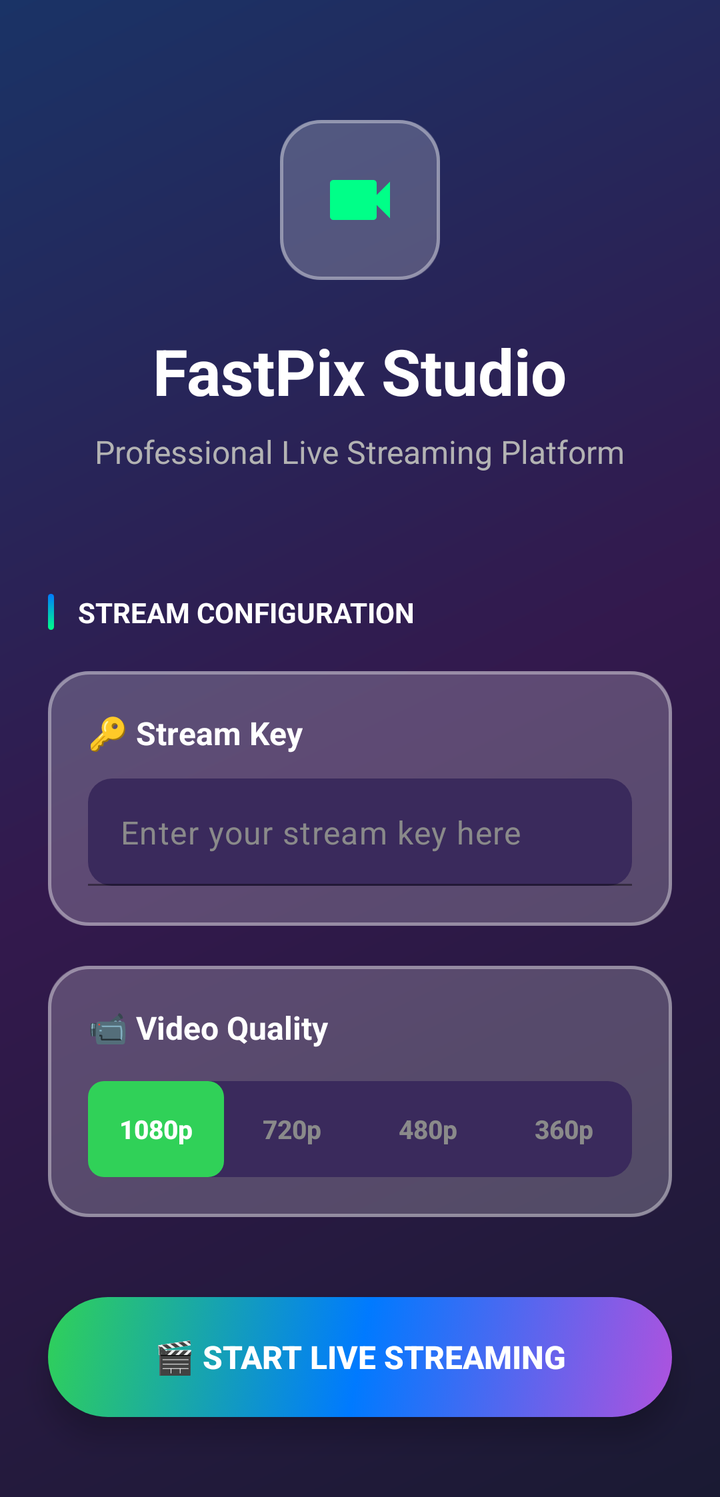
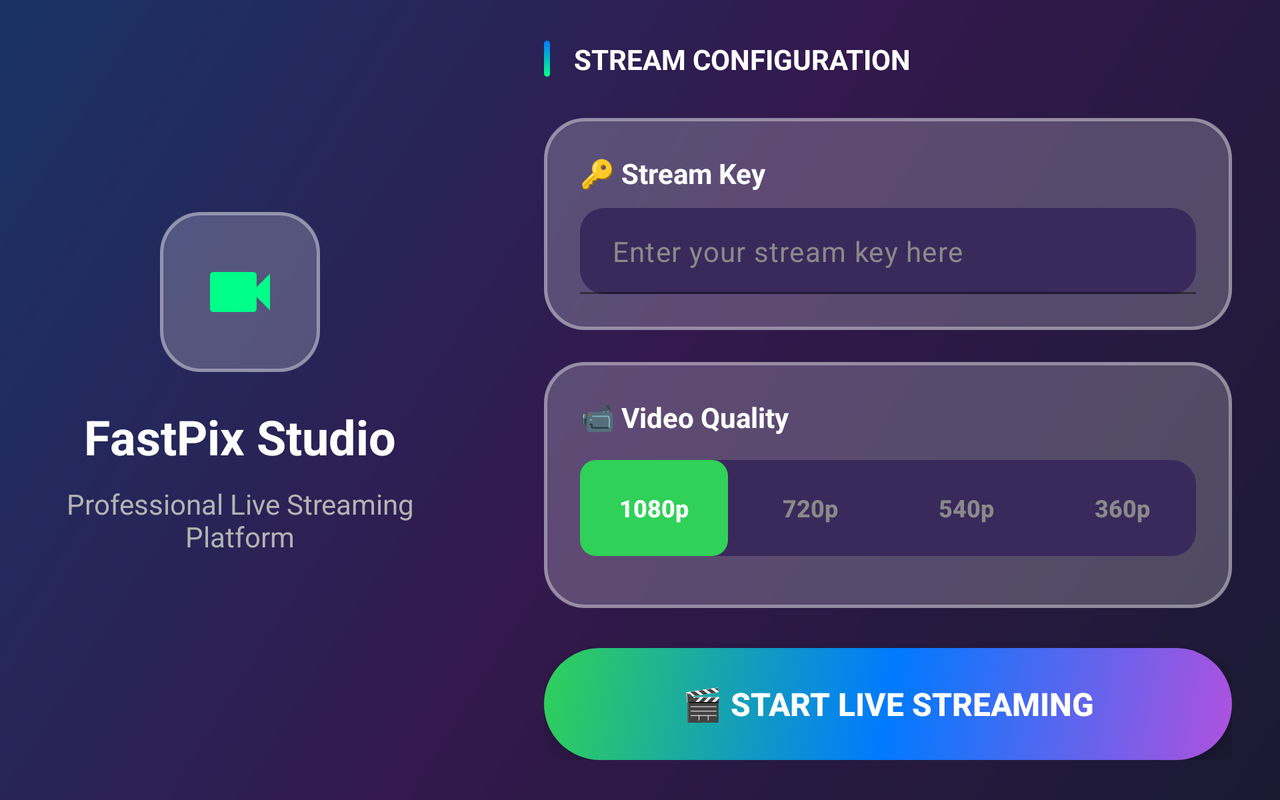

The same Android screen from two of the app's own layout files: first res/layout/ as a phone draws it, then the repository's variant for another configuration, drawn on a device whose configuration selects that folder. Both files follow.
<!-- AndroidManifest.xml: activity theme Theme.FastPixLive -->
<!-- res/layout/activity_configuration.xml -->
<?xml version="1.0" encoding="utf-8"?>
<androidx.core.widget.NestedScrollView xmlns:android="http://schemas.android.com/apk/res/android"
    xmlns:app="http://schemas.android.com/apk/res-auto"
    xmlns:tools="http://schemas.android.com/tools"
    android:layout_width="match_parent"
    android:layout_height="match_parent"
    android:fillViewport="true">

    <androidx.constraintlayout.widget.ConstraintLayout
        android:layout_width="match_parent"
        android:layout_height="wrap_content"
        android:background="@drawable/gradient_background"
        android:fitsSystemWindows="true"
        android:minHeight="500dp">

        
        <LinearLayout
            android:id="@+id/logoContainer"
            android:layout_width="80dp"
            android:layout_height="80dp"
            android:layout_marginTop="60dp"
            android:background="@drawable/ultra_glass_card"
            android:gravity="center"
            app:layout_constraintEnd_toEndOf="parent"
            app:layout_constraintStart_toStartOf="parent"
            app:layout_constraintTop_toTopOf="parent">

            <ImageView
                android:id="@+id/logoIcon"
                android:layout_width="40dp"
                android:layout_height="40dp"
                android:contentDescription="FastPix Logo"
                android:src="@drawable/baseline_videocam_24"
                app:tint="#00FF88" />

        </LinearLayout>

        <TextView
            android:id="@+id/titleText"
            android:layout_width="wrap_content"
            android:layout_height="wrap_content"
            android:layout_marginTop="24dp"
            android:text="FastPix Studio"
            android:textColor="@color/white"
            android:textSize="32sp"
            android:textStyle="bold"
            app:layout_constraintEnd_toEndOf="parent"
            app:layout_constraintStart_toStartOf="parent"
            app:layout_constraintTop_toBottomOf="@+id/logoContainer" />

        <TextView
            android:id="@+id/subtitleText"
            android:layout_width="wrap_content"
            android:layout_height="wrap_content"
            android:layout_marginTop="8dp"
            android:text="Professional Live Streaming Platform"
            android:textColor="@color/text_secondary"
            android:textSize="16sp"
            app:layout_constraintEnd_toEndOf="parent"
            app:layout_constraintStart_toStartOf="parent"
            app:layout_constraintTop_toBottomOf="@+id/titleText" />

        
        <LinearLayout
            android:id="@+id/configHeader"
            android:layout_width="wrap_content"
            android:layout_height="wrap_content"
            android:layout_marginStart="24dp"
            android:layout_marginTop="60dp"
            android:gravity="center_vertical"
            android:orientation="horizontal"
            app:layout_constraintStart_toStartOf="parent"
            app:layout_constraintTop_toBottomOf="@+id/subtitleText">

            <View
                android:layout_width="3dp"
                android:layout_height="18dp"
                android:layout_marginEnd="12dp"
                android:background="@drawable/accent_line" />

            <TextView
                android:layout_width="wrap_content"
                android:layout_height="wrap_content"
                android:text="STREAM CONFIGURATION"
                android:textColor="@color/white"
                android:textSize="14sp"
                android:textStyle="bold" />

        </LinearLayout>

        
        <LinearLayout
            android:id="@+id/streamKeyCard"
            android:layout_width="0dp"
            android:layout_height="wrap_content"
            android:layout_marginHorizontal="24dp"
            android:layout_marginTop="20dp"
            android:background="@drawable/ultra_glass_card"
            android:orientation="vertical"
            android:padding="20dp"
            app:layout_constraintEnd_toEndOf="parent"
            app:layout_constraintStart_toStartOf="parent"
            app:layout_constraintTop_toBottomOf="@+id/configHeader">

            <TextView
                android:layout_width="wrap_content"
                android:layout_height="wrap_content"
                android:layout_marginBottom="12dp"
                android:text="🔑 Stream Key"
                android:textColor="@color/white"
                android:textSize="16sp"
                android:textStyle="bold" />

            <com.google.android.material.textfield.TextInputLayout
                android:id="@+id/streamKeyInputLayout"
                android:layout_width="match_parent"
                android:layout_height="wrap_content"
                app:boxBackgroundColor="#20FFFFFF"
                app:boxBackgroundMode="filled"
                app:boxCornerRadiusBottomEnd="12dp"
                app:boxCornerRadiusBottomStart="12dp"
                app:boxCornerRadiusTopEnd="12dp"
                app:boxCornerRadiusTopStart="12dp"
                app:boxStrokeColor="#50FFFFFF"
                app:hintEnabled="false">

                <com.google.android.material.textfield.TextInputEditText
                    android:id="@+id/streamKeyField"
                    android:layout_width="match_parent"
                    android:layout_height="wrap_content"
                    android:hint="Enter your stream key here"
                    android:inputType="text"
                    android:paddingVertical="16dp"
                    android:textColor="@color/white"
                    android:background="@drawable/quality_selector_background"
                    android:textColorHint="#8A8A8A"
                    android:textSize="16sp" />

            </com.google.android.material.textfield.TextInputLayout>

        </LinearLayout>

        
        <LinearLayout
            android:id="@+id/qualityCard"
            android:layout_width="0dp"
            android:layout_height="wrap_content"
            android:layout_marginHorizontal="24dp"
            android:layout_marginTop="20dp"
            android:background="@drawable/ultra_glass_card"
            android:orientation="vertical"
            android:padding="20dp"
            app:layout_constraintEnd_toEndOf="parent"
            app:layout_constraintStart_toStartOf="parent"
            app:layout_constraintTop_toBottomOf="@+id/streamKeyCard">

            <TextView
                android:layout_width="wrap_content"
                android:layout_height="wrap_content"
                android:layout_marginBottom="16dp"
                android:text="📹 Video Quality"
                android:textColor="@color/white"
                android:textSize="16sp"
                android:textStyle="bold" />

            
            <LinearLayout
                android:id="@+id/qualityButtonsLayout"
                android:layout_width="match_parent"
                android:layout_height="wrap_content"
                android:background="@drawable/quality_selector_background"
                android:orientation="horizontal"
                android:padding="0dp">

                <androidx.appcompat.widget.AppCompatButton
                    android:id="@+id/p1080p"
                    android:layout_width="0dp"
                    android:layout_height="48dp"
                    android:layout_weight="1"
                    android:background="@drawable/quality_button_selected"
                    android:stateListAnimator="@null"
                    android:text="1080p"
                    android:textAllCaps="false"
                    android:textColor="@color/white"
                    android:textSize="13sp"
                    android:textStyle="bold" />

                <androidx.appcompat.widget.AppCompatButton
                    android:id="@+id/p720p"
                    android:layout_width="0dp"
                    android:layout_height="48dp"
                    android:layout_weight="1"
                    android:background="@drawable/quality_button_unselected"
                    android:stateListAnimator="@null"
                    android:text="720p"
                    android:textAllCaps="false"
                    android:textColor="#8A8A8A"
                    android:textSize="13sp"
                    android:textStyle="bold" />

                <androidx.appcompat.widget.AppCompatButton
                    android:id="@+id/p540p"
                    android:layout_width="0dp"
                    android:layout_height="48dp"
                    android:layout_weight="1"
                    android:background="@drawable/quality_button_unselected"
                    android:stateListAnimator="@null"
                    android:text="480p"
                    android:textAllCaps="false"
                    android:textColor="#8A8A8A"
                    android:textSize="13sp"
                    android:textStyle="bold" />

                <androidx.appcompat.widget.AppCompatButton
                    android:id="@+id/p360p"
                    android:layout_width="0dp"
                    android:layout_height="48dp"
                    android:layout_weight="1"
                    android:background="@drawable/quality_button_unselected"
                    android:stateListAnimator="@null"
                    android:text="360p"
                    android:textAllCaps="false"
                    android:textColor="#8A8A8A"
                    android:textSize="13sp"
                    android:textStyle="bold" />

            </LinearLayout>

        </LinearLayout>

        
        <androidx.appcompat.widget.AppCompatButton
            android:id="@+id/startCamera"
            android:layout_width="0dp"
            android:layout_height="60dp"
            android:layout_marginHorizontal="24dp"
            android:layout_marginTop="40dp"
            android:layout_marginBottom="40dp"
            android:background="@drawable/start_streaming_button"
            android:drawablePadding="12dp"
            android:elevation="8dp"
            android:onClick="startCamera"
            android:paddingHorizontal="24dp"
            android:stateListAnimator="@null"
            android:text="🎬 START LIVE STREAMING"
            android:textAllCaps="false"
            android:textColor="@color/white"
            android:textSize="16sp"
            android:textStyle="bold"
            app:layout_constraintBottom_toBottomOf="parent"
            app:layout_constraintEnd_toEndOf="parent"
            app:layout_constraintStart_toStartOf="parent"
            app:layout_constraintTop_toBottomOf="@+id/qualityCard" />

    </androidx.constraintlayout.widget.ConstraintLayout>

</androidx.core.widget.NestedScrollView>
<!-- resources referenced by this layout -->
<resources>
  <color name="text_secondary">#B3B3B3</color>
  <color name="white">#FFFFFF</color>
  <!-- drawable accent_line (drawable) -->
  <?xml version="1.0" encoding="utf-8"?>
  <shape xmlns:android="http://schemas.android.com/apk/res/android">
      <gradient
          android:startColor="#00FF88"
          android:endColor="#007AFF"
          android:angle="90" />
      <corners android:radius="2dp" />
  </shape>
  <!-- drawable baseline_videocam_24 (drawable) -->
  <?xml version="1.0" encoding="utf-8"?>
  <vector xmlns:android="http://schemas.android.com/apk/res/android"
      android:width="24dp"
      android:height="24dp"
      android:viewportWidth="24"
      android:viewportHeight="24"
      android:tint="?attr/colorOnSurface">
      <path
          android:fillColor="@android:color/white"
          android:pathData="M17,10.5V7c0,-0.55 -0.45,-1 -1,-1H4c-0.55,0 -1,0.45 -1,1v10c0,0.55 0.45,1 1,1h12c0.55,0 1,-0.45 1,-1v-3.5l4,4v-11l-4,4z"/>
  </vector>
  <!-- drawable gradient_background (drawable) -->
  <?xml version="1.0" encoding="utf-8"?>
  <shape xmlns:android="http://schemas.android.com/apk/res/android">
      <gradient
          android:startColor="#1A1A33"
          android:centerColor="#33194D"
          android:endColor="#1A3366"
          android:angle="135"
          android:type="linear" />
  </shape>
  <!-- drawable quality_button_selected (drawable) -->
  <?xml version="1.0" encoding="utf-8"?>
  <shape xmlns:android="http://schemas.android.com/apk/res/android"
      android:shape="rectangle">
      <solid android:color="#30D158" />
      <corners android:radius="8dp" />
  </shape>
  <!-- drawable quality_selector_background (drawable) -->
  <?xml version="1.0" encoding="utf-8"?>
  <shape xmlns:android="http://schemas.android.com/apk/res/android"
      android:shape="rectangle">
      <solid android:color="#3A2A5C" />
      <corners android:radius="12dp" />
  </shape>
  <!-- drawable start_streaming_button (drawable) -->
  <?xml version="1.0" encoding="utf-8"?>
  <selector xmlns:android="http://schemas.android.com/apk/res/android">
      
      <item>
          <shape android:shape="rectangle">
              <gradient
                  android:startColor="#30D158"
                  android:centerColor="#007AFF"
                  android:endColor="#AF52DE"
                  android:angle="315" />
              <corners android:radius="30dp" />
          </shape>
      </item>
  </selector>
  <style name="Theme.FastPixLive" parent="Base.Theme.FastPixLive" />
  <style name="Base.Theme.FastPixLive" parent="Theme.Material3.DayNight.NoActionBar">
          <item name="colorPrimary">@color/fastpix_primary</item>
          <item name="colorPrimaryVariant">@color/background_dark</item>
          <item name="colorOnPrimary">@color/white</item>
          <item name="colorSecondary">@color/fastpix_accent</item>
          <item name="colorSecondaryVariant">@color/fastpix_green</item>
          <item name="colorOnSecondary">@color/black</item>
          <item name="android:statusBarColor">@color/background_dark</item>
          <item name="android:navigationBarColor">@color/background_dark</item>
          <item name="android:windowLightStatusBar">false</item>
          <item name="android:windowIsTranslucent">true</item>
      </style>
  <color name="fastpix_primary">#00D2FF</color>
  <color name="background_dark">#11002A</color>
  <color name="fastpix_accent">#FFD700</color>
  <color name="fastpix_green">#00FF88</color>
  <color name="black">#000000</color>
</resources>
<!-- res/layout-land/activity_configuration.xml (the repository's variant of the layout above) -->
<!-- drawn on the phone turned sideways -->
<?xml version="1.0" encoding="utf-8"?>
<androidx.core.widget.NestedScrollView xmlns:android="http://schemas.android.com/apk/res/android"
    xmlns:app="http://schemas.android.com/apk/res-auto"
    xmlns:tools="http://schemas.android.com/tools"
    android:layout_width="match_parent"
    android:layout_height="match_parent"
    android:fillViewport="true">

    <androidx.constraintlayout.widget.ConstraintLayout
        android:layout_width="match_parent"
        android:layout_height="wrap_content"
        android:background="@drawable/gradient_background"
        android:fitsSystemWindows="true"
        android:minHeight="400dp">

        
        <LinearLayout
            android:id="@+id/brandingSection"
            android:layout_width="0dp"
            android:layout_height="0dp"
            android:layout_marginEnd="16dp"
            android:gravity="center"
            android:orientation="vertical"
            android:padding="24dp"
            app:layout_constraintBottom_toBottomOf="parent"
            app:layout_constraintEnd_toStartOf="@+id/guideline"
            app:layout_constraintStart_toStartOf="parent"
            app:layout_constraintTop_toTopOf="parent">

            
            <LinearLayout
                android:layout_width="80dp"
                android:layout_height="80dp"
                android:layout_marginBottom="16dp"
                android:background="@drawable/ultra_glass_card"
                android:gravity="center">

                <ImageView
                    android:id="@+id/logoIcon"
                    android:layout_width="40dp"
                    android:layout_height="40dp"
                    android:contentDescription="FastPix Logo"
                    android:src="@drawable/baseline_videocam_24"
                    app:tint="#00FF88" />

            </LinearLayout>

            
            <TextView
                android:id="@+id/titleText"
                android:layout_width="wrap_content"
                android:layout_height="wrap_content"
                android:layout_marginBottom="8dp"
                android:text="FastPix Studio"
                android:textColor="@color/white"
                android:textSize="24sp"
                android:textStyle="bold" />

            
            <TextView
                android:id="@+id/subtitleText"
                android:layout_width="wrap_content"
                android:layout_height="wrap_content"
                android:layout_marginBottom="16dp"
                android:gravity="center"
                android:text="Professional Live Streaming Platform"
                android:textColor="@color/text_secondary"
                android:textSize="14sp" />

        </LinearLayout>

        
        <androidx.constraintlayout.widget.Guideline
            android:id="@+id/guideline"
            android:layout_width="wrap_content"
            android:layout_height="wrap_content"
            android:orientation="vertical"
            app:layout_constraintGuide_percent="0.4" />

        
        <LinearLayout
            android:layout_width="0dp"
            android:layout_height="wrap_content"
            android:layout_marginStart="16dp"
            android:layout_marginEnd="24dp"
            android:layout_marginVertical="20dp"
            android:orientation="vertical"
            android:gravity="center_vertical"
            app:layout_constraintBottom_toBottomOf="parent"
            app:layout_constraintEnd_toEndOf="parent"
            app:layout_constraintStart_toStartOf="@+id/guideline"
            app:layout_constraintTop_toTopOf="parent">

            
            <LinearLayout
                android:layout_width="match_parent"
                android:layout_height="wrap_content"
                android:layout_marginBottom="20dp"
                android:orientation="horizontal"
                android:gravity="center_vertical">

                <View
                    android:layout_width="3dp"
                    android:layout_height="18dp"
                    android:layout_marginEnd="12dp"
                    android:background="@drawable/accent_line" />

                <TextView
                    android:layout_width="wrap_content"
                    android:layout_height="wrap_content"
                    android:text="STREAM CONFIGURATION"
                    android:textColor="@color/white"
                    android:textSize="14sp"
                    android:textStyle="bold" />

            </LinearLayout>

            
            <LinearLayout
                android:layout_width="match_parent"
                android:layout_height="wrap_content"
                android:layout_marginBottom="16dp"
                android:background="@drawable/ultra_glass_card"
                android:orientation="vertical"
                android:padding="18dp">

                <TextView
                    android:layout_width="wrap_content"
                    android:layout_height="wrap_content"
                    android:layout_marginBottom="8dp"
                    android:text="🔑 Stream Key"
                    android:textColor="@color/white"
                    android:textSize="14sp"
                    android:textStyle="bold" />

                <com.google.android.material.textfield.TextInputLayout
                    android:id="@+id/streamKeyInputLayout"
                    android:layout_width="match_parent"
                    android:layout_height="wrap_content"
                    app:boxBackgroundColor="#20FFFFFF"
                    app:boxBackgroundMode="filled"
                    app:boxCornerRadiusBottomEnd="8dp"
                    app:boxCornerRadiusBottomStart="8dp"
                    app:boxCornerRadiusTopEnd="8dp"
                    app:boxCornerRadiusTopStart="8dp"
                    app:boxStrokeColor="#50FFFFFF"
                    app:hintEnabled="false">

                    <com.google.android.material.textfield.TextInputEditText
                        android:id="@+id/streamKeyField"
                        android:layout_width="match_parent"
                        android:layout_height="wrap_content"
                        android:hint="Enter your stream key here"
                        android:inputType="text"
                        android:paddingVertical="12dp"
                        android:textColor="@color/white"
                        android:background="@drawable/quality_selector_background"
                        android:textColorHint="#8A8A8A"
                        android:textSize="14sp" />

                </com.google.android.material.textfield.TextInputLayout>
            </LinearLayout>

            
            <LinearLayout
                android:layout_width="match_parent"
                android:layout_height="wrap_content"
                android:layout_marginBottom="20dp"
                android:background="@drawable/ultra_glass_card"
                android:orientation="vertical"
                android:padding="18dp">

                <TextView
                    android:layout_width="wrap_content"
                    android:layout_height="wrap_content"
                    android:layout_marginBottom="12dp"
                    android:text="📹 Video Quality"
                    android:textColor="@color/white"
                    android:textSize="14sp"
                    android:textStyle="bold" />

                
                <LinearLayout
                    android:layout_width="match_parent"
                    android:layout_height="wrap_content"
                    android:orientation="horizontal"
                    android:background="@drawable/quality_selector_background"
                    android:layout_marginBottom="8dp">

                    <androidx.appcompat.widget.AppCompatButton
                        android:id="@+id/p1080p"
                        android:layout_width="0dp"
                        android:layout_height="48dp"
                        android:layout_marginEnd="2dp"
                        android:layout_weight="1"
                        android:background="@drawable/quality_button_selected"
                        android:stateListAnimator="@null"
                        android:text="1080p"
                        android:textAllCaps="false"
                        android:textColor="@color/white"
                        android:textSize="12sp"
                        android:textStyle="bold" />

                    <androidx.appcompat.widget.AppCompatButton
                        android:id="@+id/p720p"
                        android:layout_width="0dp"
                        android:layout_height="48dp"
                        android:layout_marginHorizontal="2dp"
                        android:layout_weight="1"
                        android:background="@drawable/quality_button_unselected"
                        android:stateListAnimator="@null"
                        android:text="720p"
                        android:textAllCaps="false"
                        android:textColor="#8A8A8A"
                        android:textSize="12sp"
                        android:textStyle="bold" />

                    <androidx.appcompat.widget.AppCompatButton
                        android:id="@+id/p540p"
                        android:layout_width="0dp"
                        android:layout_height="48dp"
                        android:layout_marginHorizontal="2dp"
                        android:layout_weight="1"
                        android:background="@drawable/quality_button_unselected"
                        android:stateListAnimator="@null"
                        android:text="540p"
                        android:textAllCaps="false"
                        android:textColor="#8A8A8A"
                        android:textSize="12sp"
                        android:textStyle="bold" />

                    <androidx.appcompat.widget.AppCompatButton
                        android:id="@+id/p360p"
                        android:layout_width="0dp"
                        android:layout_height="48dp"
                        android:layout_marginStart="2dp"
                        android:layout_weight="1"
                        android:background="@drawable/quality_button_unselected"
                        android:stateListAnimator="@null"
                        android:text="360p"
                        android:textAllCaps="false"
                        android:textColor="#8A8A8A"
                        android:textSize="12sp"
                        android:textStyle="bold" />

                </LinearLayout>

            </LinearLayout>

            
            <androidx.appcompat.widget.AppCompatButton
                android:id="@+id/startCamera"
                android:layout_width="match_parent"
                android:layout_height="56dp"
                android:background="@drawable/start_streaming_button"
                android:drawablePadding="8dp"
                android:elevation="8dp"
                android:onClick="startCamera"
                android:paddingHorizontal="20dp"
                android:stateListAnimator="@null"
                android:text="🎬 START LIVE STREAMING"
                android:textAllCaps="false"
                android:textColor="@color/white"
                android:textSize="16sp"
                android:textStyle="bold" />

        </LinearLayout>

    </androidx.constraintlayout.widget.ConstraintLayout>

</androidx.core.widget.NestedScrollView>
